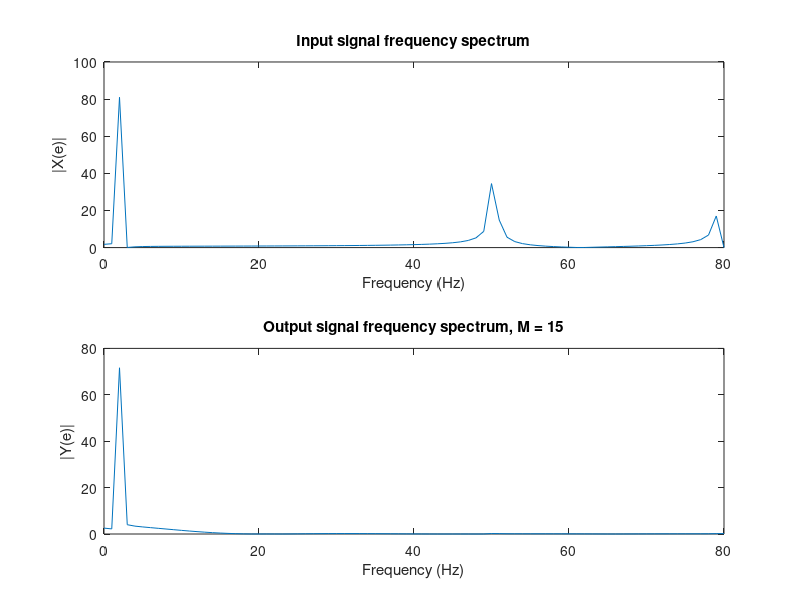

Reproduce this figure in MATLAB.
% Define the input signal x[n]
Fs = 160;
t = linspace(0, 1, Fs);
x = cos(2*pi*2*t) + 0.5*cos(2*pi*50*t) + 0.25*cos(2*pi*80*t);

% Define the moving average filter impulse response
M = 15;
h = ones(1, M+1) / (M+1);

% Compute the frequency responses of X(e) and Y(e)
N = length(x);
X = fft(x);
Y = fft(conv(x, h, 'same'));
f = Fs*(0:(N/2))/N;

% Plot the magnitude spectra of X(e) and Y(e)
figure;
subplot(2,1,1);
plot(f, abs(X(1:N/2+1)));
xlabel('Frequency (Hz)');
ylabel('|X(e)|');
title('Input signal frequency spectrum');
subplot(2,1,2);
plot(f, abs(Y(1:N/2+1)));
xlabel('Frequency (Hz)');
ylabel('|Y(e)|');
title(['Output signal frequency spectrum, M = ', num2str(M)]);
